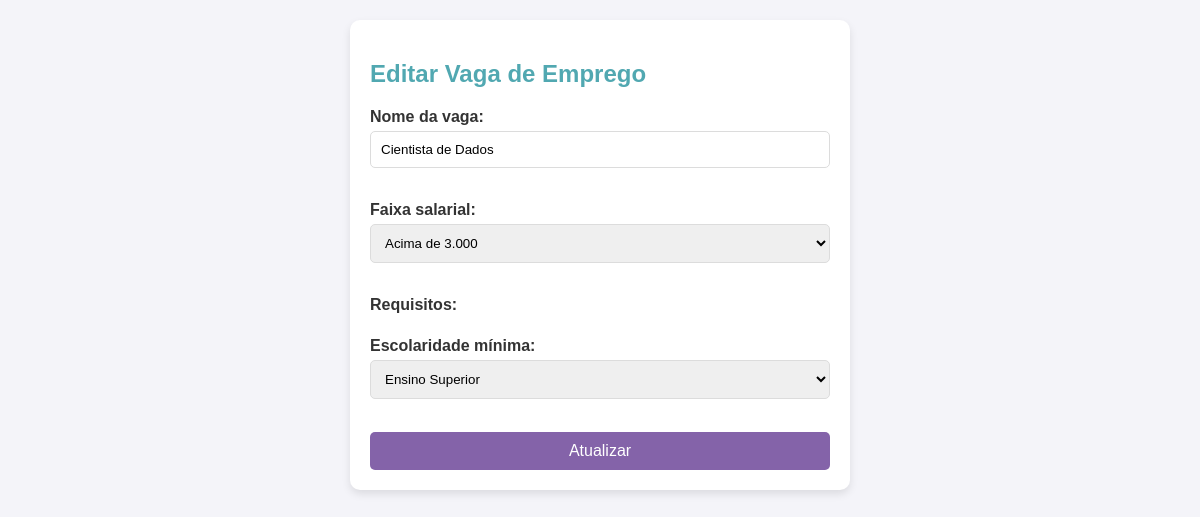
The page /companies/edit/18/ on the database its author committed.
### companies/models.py (models this page shows, shortened)
class JobPosting(models.Model):
    SALARY_CHOICES = [
        ('up_to_1000', 'Até 1.000'),
        ('1000_to_2000', 'De 1.000 a 2.000'),
        ('2000_to_3000', 'De 2.000 a 3.000'),
        ('above_3000', 'Acima de 3.000'),
    ]
    EDUCATION_CHOICES = [
        ('fundamental', 'Ensino fundamental'),
        ('medio', 'Ensino médio'),
        ('tecnologo', 'Tecnólogo'),
        ('superior', 'Ensino Superior'),
        ('pos_mba_mestrado', 'Pós / MBA / Mestrado'),
        ('doutorado', 'Doutorado'),
    ]
    title = models.CharField(max_length=255)
    salary_range = models.CharField(max_length=50, choices=SALARY_CHOICES)
    education_level = models.CharField(max_length=50, choices=EDUCATION_CHOICES)
    created_at = models.DateTimeField(default=timezone.now)

### companies/views.py (the view)
# urls.py: path('edit/<int:job_id>/', views.edit_job, name='edit_job'),
def edit_job(request, job_id):
    job = get_object_or_404(JobPosting, id=job_id)
    if request.method == 'POST':
        job.title = request.POST['job_title']
        job.salary_range = request.POST['salary_range']
        job.education_level = request.POST['education_level']
        job.save()
        return redirect('companies_home')
    return render(request, 'companies/edit_job.html', {'job': job})

### companies/templates/companies/edit_job.html (shortened to what this page needs)
<!DOCTYPE html>
<html>
<head>
    {% load static %}
    <link rel="stylesheet" type="text/css" href="{% static 'companies/create_vaga.css' %}">
</head>
<body>
    <div class="container">
        <h2>Editar Vaga de Emprego</h2>
        <form method="post">
            <label for="job_title">Nome da vaga:</label>
            <input type="text" id="job_title" name="job_title" value="{{ job.title }}" required>
            <br>
            <label for="salary_range">Faixa salarial:</label>
            <select id="salary_range" name="salary_range" required>
                <option value="above_3000" {% if job.salary_range == 'above_3000' %}selected{% endif %}>Acima de 3.000</option>
            </select>
            <br>
            <label>Requisitos:</label>
            <br>
            <label for="education_level">Escolaridade mínima:</label>
            <select id="education_level" name="education_level" required>
                <option value="superior" {% if job.education_level == 'superior' %}selected{% endif %}>Ensino Superior</option>
            </select>
            <br>
            <button type="submit">Atualizar</button>
        </form>
    </div>
</body>
</html>

### companies/static/companies/create_vaga.css (style rules this page uses)
body { font-family: Arial, sans-serif; background: #f4f4f9; margin: 0; padding: 0; display: flex; flex-direction: column; align-items: center; height: 100vh; }
.container { background: #ffffff; border-radius: 10px; box-shadow: 0 4px 8px rgba(0, 0, 0, 0.1); padding: 20px; width: 100%; max-width: 500px; margin: 20px; box-sizing: border-box; }
h2 { color: rgb(81, 168, 177); margin-bottom: 20px; }
form { display: flex; flex-direction: column; }
label { font-weight: bold; color: #333; margin-bottom: 5px; }
input[type="text"], textarea, select { border: 1px solid #dcdcdc; border-radius: 5px; padding: 10px; margin-bottom: 15px; outline: none; transition: border-color 0.3s ease; }
button { background-color: rgb(132, 99, 169); border: none; border-radius: 5px; color: white; padding: 10px; cursor: pointer; font-size: 16px; transition: background-color 0.3s ease; }

### rows shown on the page
JobPosting: job_title "Cientista de Dados", salary_range "Acima de 3.000", education_level "Ensino Superior"
